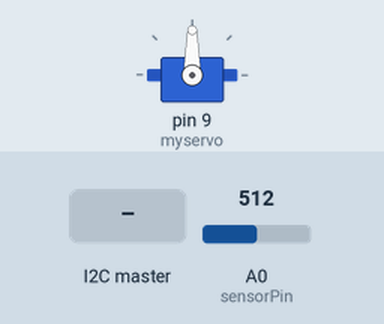
Simulated run of this sketch. Board: Arduino Uno, built with avr-gcc and run on an emulated ATmega328P. On the bench: servo. The inputs (shaded band) are chosen by the test bench; at power-on: A0 (sensorPin) = 512.

Above: at 1.2 s.
1.3 s: the I2C master sends the byte 1
At 2.5 s:
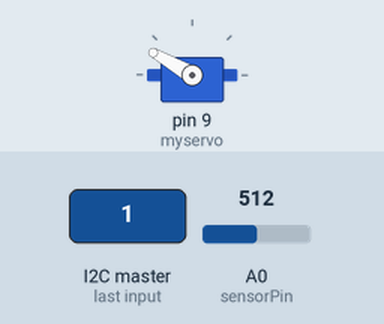
2.8 s: the I2C master sends the byte 2
At 3.8 s:
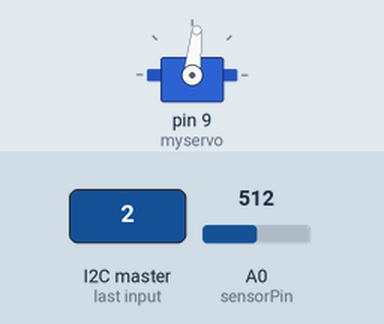
Timing chart, 0 to 5.8 s (numbered marks = the images above; inputs shaded):
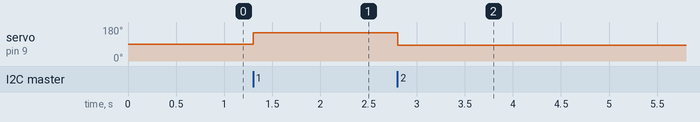

Measured:
- after the input at 1.3 s, servo on pin 9 (myservo): 90° → 150° at once
- after the input at 2.8 s, servo on pin 9 (myservo): 150° → 84° at once

The sketch:

SCMD_MController_Serial_Connection_Slave_v2.ino
```cpp
#include <Wire.h>


int sensorValue = 0;  // variable to store the value coming from the senso

int sensorPin = A0;  // variable to store the value coming from the senso

#include <Servo.h>

Servo myservo;  // create servo object to control a servo


void setup() {
  myservo.attach(9);  // attaches the servo on pin 9 to the servo object
  Wire.begin(4);                // join i2c bus with address #1
  Wire.onRequest(requestEvent); // register event
  Wire.onReceive(receiveEvent); // register event
//  SerialUSB.begin(9600); // Initialize Serial Monitor USB
  Serial.begin(9600); // Initialize hardware serial port, pins 0/1

//  while (!SerialUSB) ; // Wait for Serial monitor to open

//   Send a welcome message to the serial monitor:
//  SerialUSB.println("Slave04");
}

void loop() {

    // read the value from the sensor:
  sensorValue = analogRead(sensorPin);
//  SerialUSB.println(sensorValue);             // debug value
  delay(100);
}


void requestEvent() {
//  uint8_t buffer[2];
//  buffer[0] = sensorValue >> 8;               \\shifting the binary code 8 bits to the right
//  buffer[1] = sensorValue & 0xff;             \\keeping only the first 8 bits of the binary code
//  Wire.write(buffer, 2);
//  int s=buffer[0]*256+buffer[1];
//  SerialUSB.println(s); // or LCD.print(s);
//  delay(100);
  byte SlaveSend = map(sensorValue,0,1023,0,127);    // Convert potvalue from (0 to 1023) to (0 to 127)
  Wire.write(SlaveSend);                          // sends one byte converted POT value to master
}

// function that executes whenever data is received from master
// this function is registered as an event, see setup()

void receiveEvent(int howMany) {
//  if (0 < Wire.available()) {
    int c = Wire.read(); // receive byte as a character
//    SerialUSB.println(c);
      if (c==1){       //run the servo
          myservo.write(150);  }
      else if (c==2){      //stop the servo
        myservo.write(84);}
      else if (c==3){      //stop the servo
        myservo.write(0);}
//  }
  }
```
